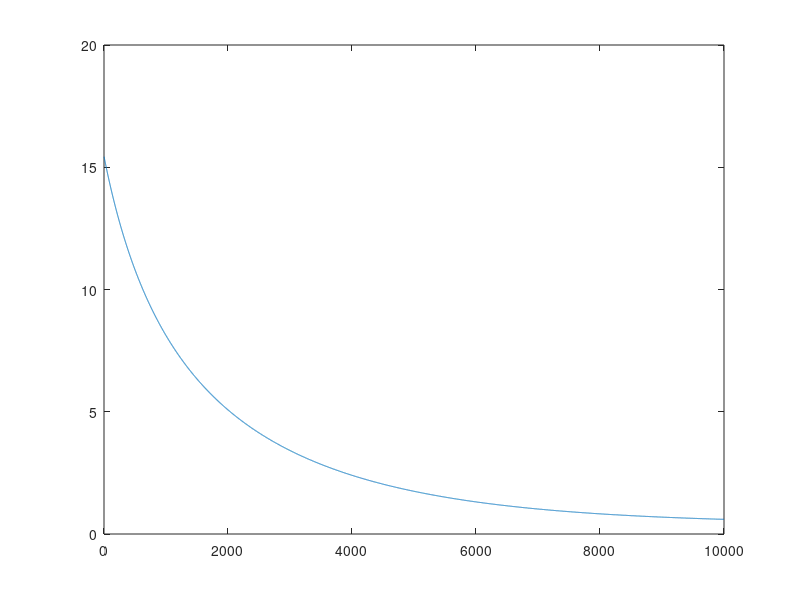
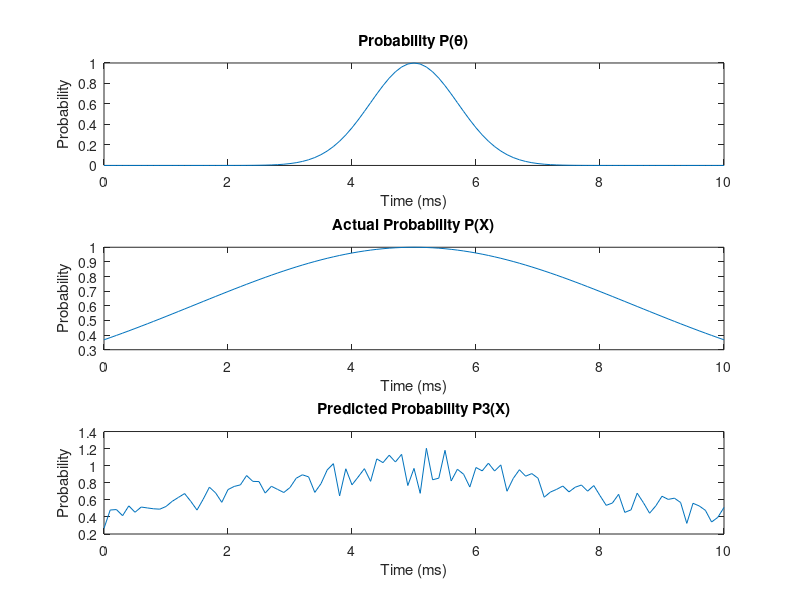
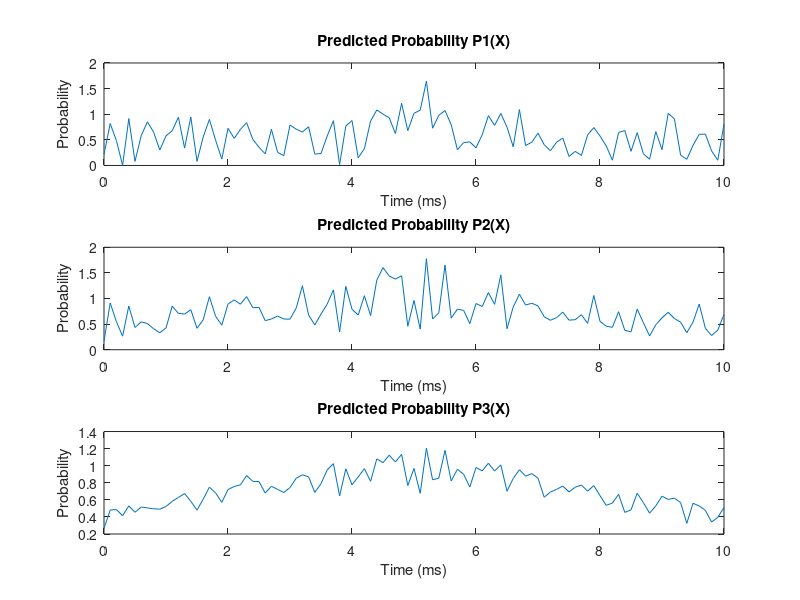
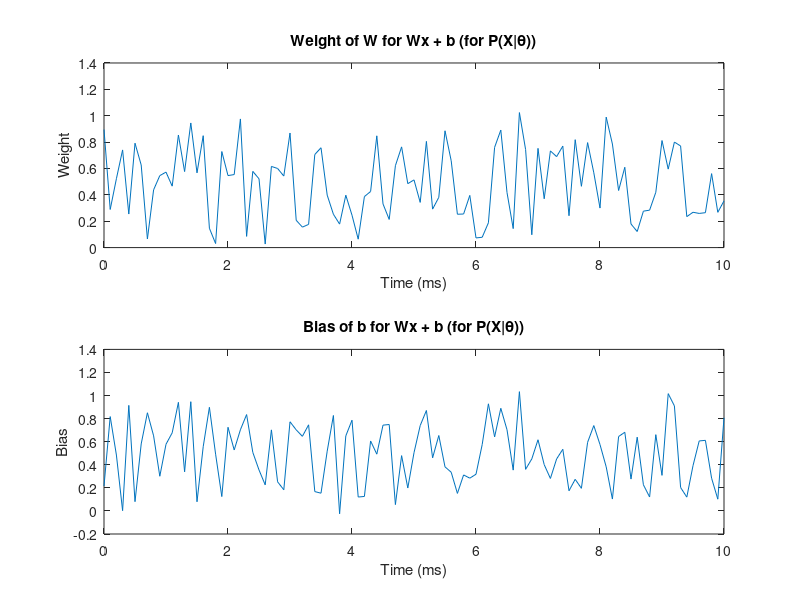

The MATLAB script that drew these images, in order:
close all

dt = 0.1;
t = 0:dt:10;
T = length(t);

x = exp(-(t'-5).^2);
w1 = rand(T,1);
w2 = rand(T,1);
w3 = rand(T,1);

b1 = rand(T,1);
b2 = rand(T,1);
b3 = rand(T,1);

y1 = w1.*x+b1;
y2 = w2.*y1+b3;
y3 = w3.*y2+b3;

yhat = exp(-((t'-5)./5).^2);

L = (1/2).*sum((y3 - yhat).^2);
a = 1e-4;

%%

f = @(W,x,b) W.*x+b;
L = @(W,x,b,y) (1/2)*(W.*x + b - y).^2;
Lw = @(W,x,b,y) x.*(W.*x+b-y);
Lb = @(W,x,b,y) W.*x+b-y;

%%

I = 10000;
C = zeros(1,I);

for iter=1:I

    dW1 = -a.*Lw(L(L(w1,y1,b1,yhat),y2,b2,yhat),y3,b3,yhat).*Lw(L(w1,y1,b1,yhat),y2,b2,yhat).*Lw(w1,y1,b1,yhat);
    dW2 = -a.*Lw(L(w2,y2,b2,yhat),y3,b3,yhat).*Lw(w2,y2,b2,yhat);
    dW3 = -a.*Lw(w3,y3,b3,yhat);

    db1 = -a.*Lb(L(L(w1,y1,b1,yhat),y2,b2,yhat),y3,b3,yhat).*Lb(L(w1,y1,b1,yhat),y2,b2,yhat).*Lb(w1,y1,b1,yhat);
    db2 = -a.*Lb(L(w2,y2,b2,yhat),y3,b3,yhat).*Lb(w2,y2,b2,yhat);
    db3 = -a.*Lb(w3,y3,b3,yhat);

    w1  = w1  + dW1;
    w2  = w2  + dW2;
    w3  = w3  + dW3;
    
    b1  = b1  + db1;
    b2  = b2  + db2;
    b3  = b3  + db3;

    y1 = w1.*x+b1;
    y2 = w2.*y1+b3;
    y3 = w3.*y2+b3;

    C(iter) = (1/2).*sum((y3 - yhat).^2);
    
end

figure
plot(C)

%%

figure
subplot(3,1,1)
plot(t,x)
xlabel('Time (ms)');ylabel('Probability');title('Probability P(\theta)')
subplot(3,1,2)
plot(t,yhat)
xlabel('Time (ms)');ylabel('Probability');title('Actual Probability P(X)')
subplot(3,1,3)
plot(t,y3)
xlabel('Time (ms)');ylabel('Probability');title('Predicted Probability P3(X)')

%%
figure
subplot(3,1,1)
plot(t,y1)
xlabel('Time (ms)');ylabel('Probability');title('Predicted Probability P1(X)')
subplot(3,1,2)
plot(t,y2)
xlabel('Time (ms)');ylabel('Probability');title('Predicted Probability P2(X)')
subplot(3,1,3)
plot(t,y3)
xlabel('Time (ms)');ylabel('Probability');title('Predicted Probability P3(X)')

figure
subplot(2,1,1)
plot(t,w1)
xlabel('Time (ms)');ylabel('Weight');title('Weight of W for Wx + b (for P(X|\theta))')
subplot(2,1,2)
plot(t,b1)
xlabel('Time (ms)');ylabel('Bias');title('Bias of b for Wx + b (for P(X|\theta))')

figure
subplot(2,1,1)
plot(t,w2)
xlabel('Time (ms)');ylabel('Weight');title('Weight of W for Wx + b (for P(X|\theta))')
subplot(2,1,2)
plot(t,b2)
xlabel('Time (ms)');ylabel('Bias');title('Bias of b for Wx + b (for P(X|\theta))')

figure
subplot(2,1,1)
plot(t,w3)
xlabel('Time (ms)');ylabel('Weight');title('Weight of W for Wx + b (for P(X|\theta))')
subplot(2,1,2)
plot(t,b3)
xlabel('Time (ms)');ylabel('Bias');title('Bias of b for Wx + b (for P(X|\theta))')

figure
plot(t,w3.*(w2.*(w1.*t'+b1)+b2)+b3)
xlabel('Time (ms)');ylabel('Probability');title('P(X|\theta)')